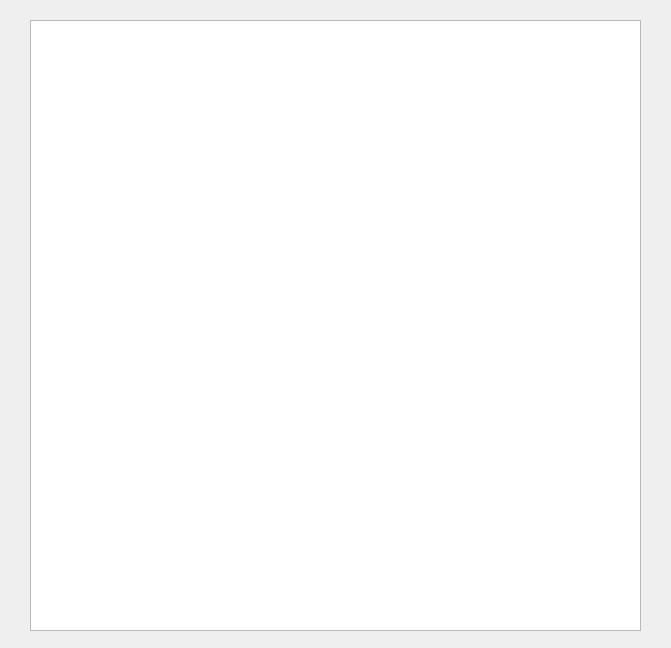
<?xml version="1.0" encoding="UTF-8"?>
<ui version="4.0">
 <class>serverScreen</class>
 <widget class="QDialog" name="serverScreen">
  <property name="geometry">
   <rect>
    <x>0</x>
    <y>0</y>
    <width>671</width>
    <height>648</height>
   </rect>
  </property>
  <property name="windowTitle">
   <string>Dialog</string>
  </property>
  <widget class="QTextEdit" name="textEdit">
   <property name="geometry">
    <rect>
     <x>30</x>
     <y>20</y>
     <width>611</width>
     <height>611</height>
    </rect>
   </property>
  </widget>
 </widget>
 <resources/>
 <connections/>
</ui>
